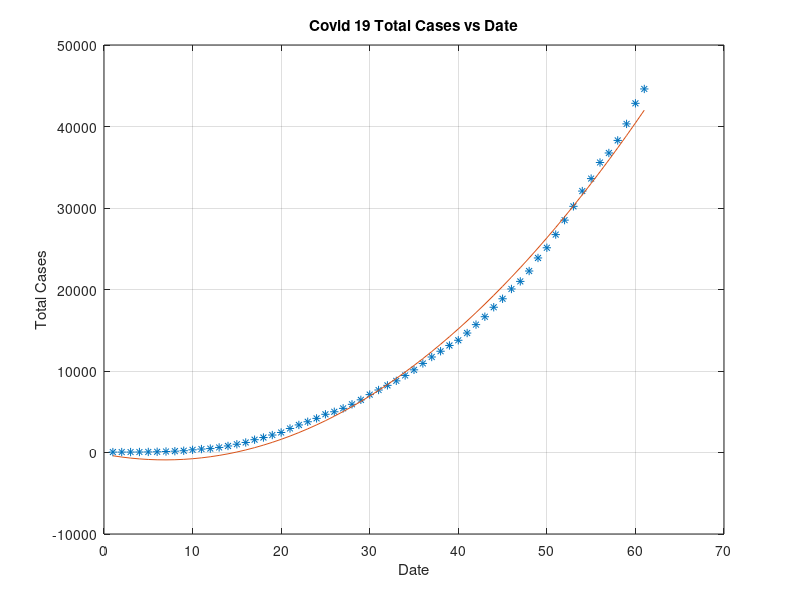

This chart was generated by the following MATLAB code: (Note: this script raises an error after producing the figure.)
clc;
data = csvread('coviddata.csv');
global x;
global y;
global ns;
x = data(:,1);
y = data(:,2);

plot(x,y,'*');
title("Covid 19 Total Cases vs Date"),grid on,xlabel("Date"),ylabel("Total Cases");
hold on;
ns = size(data,1)
sumx = sum(x);
sumy = sum(y)
sumx2 = sum(x.^2)
sumx3 = sum(x.^3)
sumx4 = sum(x.^4)
sumxy = sum(x.*y)
sumx2y = sum((x.^2).*y)

%Gauess Jordan Part
A=[
    ns ns*sumx ns*sumx2;
   ns*sumx ns*sumx2 ns*sumx3;
   ns*sumx2 ns*sumx3 ns*sumx4
   ];

b=[ns*sumy ;ns*sumxy ;ns*sumx2y];

[m,n] = size(A);

t = zeros(m,1);
l = zeros(m,m-1);

for k = 1:m-1
        for p = k+1:m
            if (abs(A(k,k)) < abs(A(p,k))) %checking Conditions
                A([k p],:) = A([p k],:);
                  b([k p]) = b([p k]);
            end
        end

    for i = k+1:m
        l(i,k) = A(i,k)/A(k,k);
        for j = k+1:n
            A(i,j) = A(i,j)-l(i,k)*A(k,j);
        end  
        b(i) = b(i)-l(i,k)*b(k);
    end
end

for k = 1:m-1
    for i = k+1:m
        A(i,k) = 0;
    end
end

t(m) = b(m)/A(m,m);

for i = m-1:-1:1
    sum = 0;
    for j = i+1:m
        sum = sum + A(i,j)*t(j);
    end
    t(i) = (b(i)- sum)/A(i,i);
end
fprintf("The value of coefficients : ");
a0 = t(1);
a1 = t(2);
a2 = t(3);
yprediction = a0 + a1*x + a2*(x.^2)
plot(x,yprediction);

%To find R^2 i am getting error (Index exceeds array bounds)
St = sum((y - sumy/ns).^2);
Sr = sum((y - a0 - a1*x - a2*(x.^2)).^2);
rsquare = (St - Sr)/St;
fprintf("Co-efficient of Determination is %f percent\n",rsquare*100);
